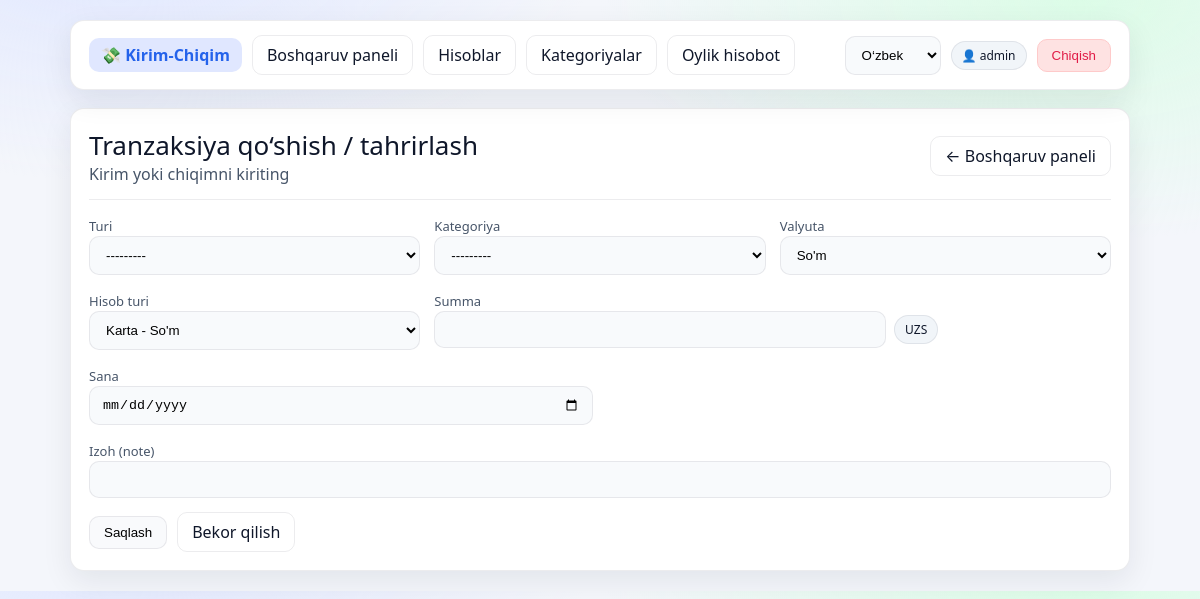
Page /uz/transactions/14/update/ (signed in) on the earlier database version.
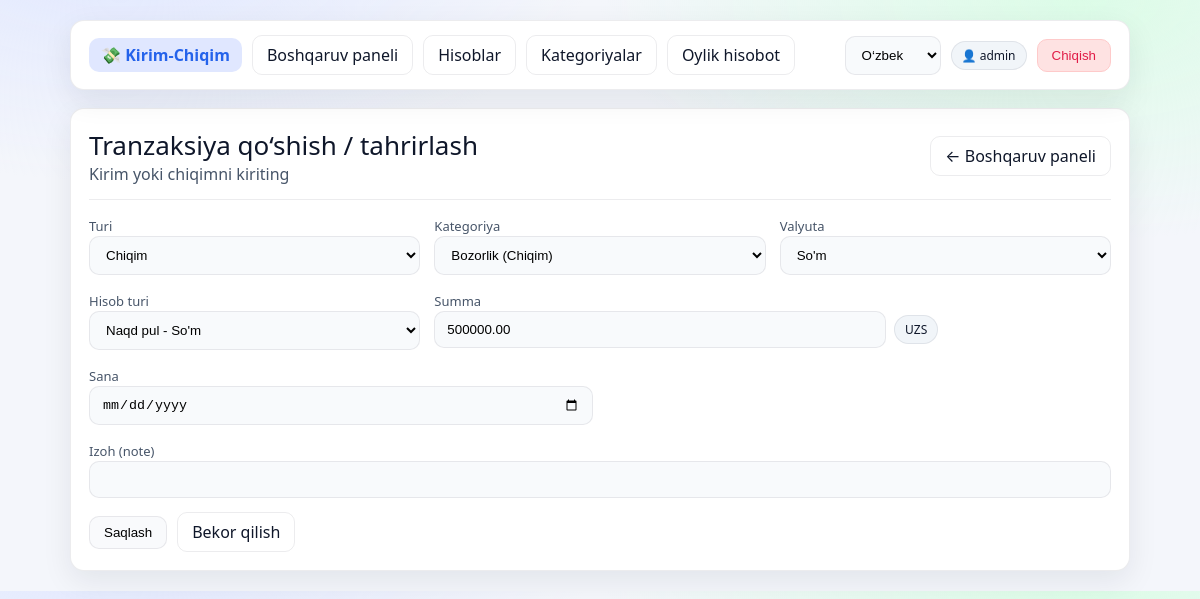
Same page on the later database version.
### finance/models.py (models this page shows, shortened)
class Transaction(models.Model):
    IN_ = "IN"
    EX_ = "EX"
    TRAN_TYPES = (
        (IN_, _("Kirim")),
        (EX_, _("Chiqim")),
    )
    user = models.ForeignKey(User, on_delete=models.CASCADE)
    type = models.CharField(max_length=3, choices=TRAN_TYPES)
    category = models.ForeignKey(Category, on_delete=models.CASCADE)
    account = models.ForeignKey(Account, on_delete=models.CASCADE)
    amount = models.DecimalField(max_digits=15, decimal_places=2)
    date = models.DateField()
    note = models.CharField(max_length=200, blank=True)
    currency = models.CharField(max_length=3, choices=Account.CURRENCY, blank=True, null=True)
    class Meta:
        ordering = ["-date", "-id"]

### finance/views.py (the view)
# urls.py: path('transactions/<int:pk>/update/', transaction_update, name="transaction_update"),
@login_required
def transaction_update(request, pk):
    transaction = Transaction.objects.filter(pk=pk, user=request.user).first()
    form = TransactionForm(request.POST or None, instance=transaction, user=request.user)
    if form.is_valid():
        form.save()
        return redirect('finance:dashboard')
    return render(request, 'transaction_form.html', {'form': form})

### finance/models.py (called while the page is built)
    def __str__(self):
        return f"{self.name} ({self.get_type_display()})"

### templates/transaction_form.html (shortened to what this page needs)
{% extends "base.html" %}
{% load i18n %}
{% block content %}
<div class="grid">
  <div class="card">
    <div class="row" style="justify-content:space-between">
      <div>
        <div class="h1">{% trans "Tranzaksiya qo‘shish / tahrirlash" %}</div>
        <div class="muted">{% trans "Kirim yoki chiqimni kiriting" %}</div>
      </div>
      <a class="btn ghost" href="{% url 'finance:dashboard' %}">← {% trans "Boshqaruv paneli" %}</a>
    </div>
    <div class="hr"></div>
    <form method="post" class="form-grid">
      <div class="col-4">
        <div class="field">
          <label>{% trans "Turi" %}</label>
          {{ form.type }}
        </div>
      </div>
      <div class="col-4">
        <div class="field">
          <label>{% trans "Kategoriya" %}</label>
          {{ form.category }}
        </div>
      </div>
      <div class="col-4">
        <div class="field">
          <label>{% trans "Valyuta" %}</label>
          {{ form.currency }}
        </div>
      </div>
      <div class="col-4">
        <div class="field">
          <label>{% trans "Hisob turi" %}</label>
          {{ form.account }}
        </div>
      </div>
      <div class="col-6">
        <div class="field">
          <label>{% trans "Summa" %}</label>
          <div style="display:flex; gap:8px; align-items:center;">
            {{ form.amount }}
            <span id="currencyLabel" class="badge">---</span>
          </div>
        </div>
      </div>
      <div class="col-6">
        <div class="field">
          <label>{% trans "Sana" %}</label>
          {{ form.date }}
        </div>
      </div>
      <div class="col-12">
        <div class="field">
          <label>{% trans "Izoh (note)" %}</label>
          {{ form.note }}
        </div>
      </div>
      <div class="col-12 row">
        <button class="btn success" type="submit">{% trans "Saqlash" %}</button>
        <a class="btn ghost" href="{% url 'finance:dashboard' %}">{% trans "Bekor qilish" %}</a>
      </div>
    </form>
  </div>
</div>
{% endblock %}

Differences in the rows shown:
added Transaction: type "Chiqim", category "Bozorlik (Chiqim)", currency "So'm", account "Naqd pul - So'm", amount "500000.00"
Other differences:
form field type: "---------" → (not shown)
form field category: "---------" → (not shown)
form field currency: "So'm" → (not shown)
form field account: "Karta - So'm" → (not shown)
